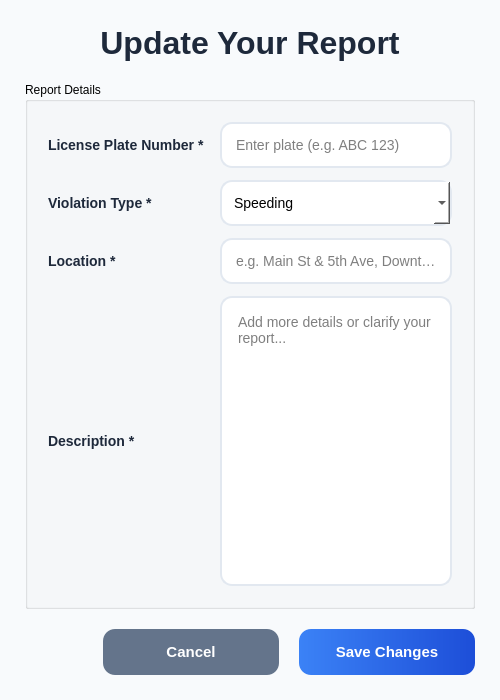
<?xml version="1.0" encoding="UTF-8"?>
<ui version="4.0">
	<class>UpdateReportDialog</class>
	<widget class="QDialog" name="UpdateReportDialog">
		<property name="geometry">
			<rect>
				<x>0</x>
				<y>0</y>
				<width>500</width>
				<height>700</height>
			</rect>
		</property>
		<property name="minimumSize">
			<size>
				<width>500</width>
				<height>700</height>
			</size>
		</property>
		<property name="maximumSize">
			<size>
				<width>500</width>
				<height>700</height>
			</size>
		</property>
		<property name="windowTitle">
			<string>Update Violation Report</string>
		</property>
		<property name="styleSheet">
			<string notr="true">
				QDialog { background: #f8fafc; font-family: 'Segoe UI', Arial; }
				QLabel { font-size: 14px; color: #1e293b; font-weight: bold; }
				QLineEdit, QComboBox, QTextEdit {
				border: 2px solid #e2e8f0;
				border-radius: 12px;
				padding: 12px;
				font-size: 14px;
				background: white;
				}
				QLineEdit:focus, QComboBox:focus, QTextEdit:focus { border-color: #3b82f6; }
				QPushButton {
				border: none;
				border-radius: 12px;
				padding: 14px 28px;
				font-weight: bold;
				font-size: 15px;
				min-width: 120px;
				}
				QPushButton#submitBtn {
				background: qlineargradient(x1:0,y1:0,x2:1,y2:0, stop:0 #3b82f6, stop:1 #1d4ed8);
				color: white;
				}
				QPushButton#cancelBtn { background: #64748b; color: white; }
				QPushButton:hover { transform: translateY(-2px); box-shadow: 0 10px 20px rgba(0,0,0,0.15); }
			</string>
		</property>

		<layout class="QVBoxLayout" name="verticalLayout">
			<property name="spacing">
				<number>20</number>
			</property>
			<property name="margin">
				<number>25</number>
			</property>
			<item alignment="Qt::AlignHCenter">
				<widget class="QLabel" name="titleLabel">
					<property name="text">
						<string>&lt;html&gt;&lt;head/&gt;&lt;body&gt;&lt;p align=&quot;center&quot;&gt;&lt;span style=&quot;font-size:24pt; font-weight:bold;&quot;&gt;Update Your Report&lt;/span&gt;&lt;/p&gt;&lt;/body&gt;&lt;/html&gt;</string>
					</property>
					<property name="alignment">
						<set>Qt::AlignCenter</set>
					</property>
				</widget>
			</item>
			<item>
				<widget class="QGroupBox" name="groupBox">
					<property name="title">
						<string>Report Details</string>
					</property>
					<layout class="QGridLayout" name="gridLayout_2">
						<property name="horizontalSpacing">
							<number>15</number>
						</property>
						<property name="verticalSpacing">
							<number>12</number>
						</property>
						<property name="leftMargin">
							<number>20</number>
						</property>
						<property name="topMargin">
							<number>20</number>
						</property>
						<property name="rightMargin">
							<number>20</number>
						</property>
						<property name="bottomMargin">
							<number>20</number>
						</property>
						<item row="0" column="0">
							<widget class="QLabel" name="labelPlate">
								<property name="text">
									<string>License Plate Number *</string>
								</property>
							</widget>
						</item>
						<item row="0" column="1">
							<widget class="QLineEdit" name="plateEdit">
								<property name="placeholderText">
									<string>Enter plate (e.g. ABC 123)</string>
								</property>
							</widget>
						</item>
						<item row="1" column="0">
							<widget class="QLabel" name="labelType">
								<property name="text">
									<string>Violation Type *</string>
								</property>
							</widget>
						</item>
						<item row="1" column="1">
							<widget class="QComboBox" name="typeCombo">
								<item>
									<property name="text">
										<string>Speeding</string>
									</property>
								</item>
								<item>
									<property name="text">
										<string>Running Red Light</string>
									</property>
								</item>
								<item>
									<property name="text">
										<string>Illegal Parking</string>
									</property>
								</item>
								<item>
									<property name="text">
										<string>No Seatbelt</string>
									</property>
								</item>
								<item>
									<property name="text">
										<string>Using Phone While Driving</string>
									</property>
								</item>
								<item>
									<property name="text">
										<string>Other</string>
									</property>
								</item>
							</widget>
						</item>
						<item row="2" column="0">
							<widget class="QLabel" name="labelLocation">
								<property name="text">
									<string>Location *</string>
								</property>
							</widget>
						</item>
						<item row="2" column="1">
							<widget class="QLineEdit" name="locationEdit">
								<property name="placeholderText">
									<string>e.g. Main St &amp; 5th Ave, Downtown</string>
								</property>
							</widget>
						</item>
						<item row="3" column="0">
							<widget class="QLabel" name="labelMessage">
								<property name="text">
									<string>Description *</string>
								</property>
							</widget>
						</item>
						<item row="3" column="1">
							<widget class="QTextEdit" name="messageEdit">
								<property name="placeholderText">
									<string>Add more details or clarify your report...</string>
								</property>
							</widget>
						</item>
					</layout>
				</widget>
			</item>
			<item>
				<layout class="QHBoxLayout" name="buttonLayout">
					<item>
						<spacer name="horizontalSpacer">
							<property name="orientation">
								<enum>Qt::Horizontal</enum>
							</property>
							<property name="sizeHint" stdset="0">
								<size>
									<width>40</width>
									<height>20</height>
								</size>
							</property>
						</spacer>
					</item>
					<item>
						<widget class="QPushButton" name="cancelBtn">
							<property name="text">
								<string>Cancel</string>
							</property>
						</widget>
					</item>
					<item>
						<widget class="QPushButton" name="submitBtn">
							<property name="text">
								<string>Save Changes</string>
							</property>
							<property name="default">
								<bool>true</bool>
							</property>
						</widget>
					</item>
				</layout>
			</item>
		</layout>
	</widget>
	<resources/>
	<connections/>
</ui>
